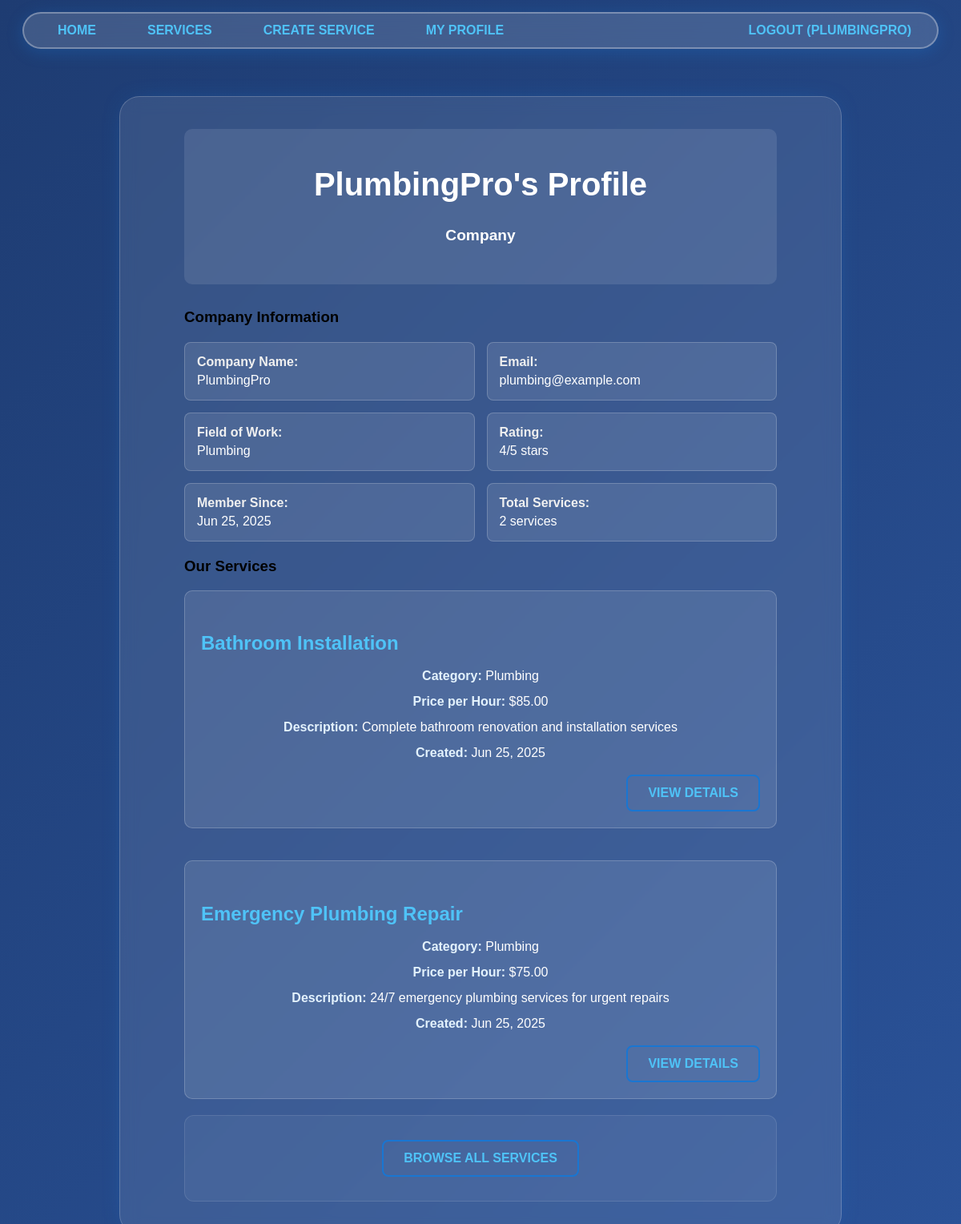
Screenshot of /company/PlumbingPro with the database file from the repository.
### users/models.py (models this page shows)
class User(AbstractUser):
    email = models.EmailField(unique=True)  # Email uniqueness validation
    is_company = models.BooleanField(default=False)  # Company user type
    is_customer = models.BooleanField(default=False)  # Customer user type

class Company(models.Model):
    FIELD_CHOICES = [
        ("Air Conditioner", "Air Conditioner"),
        ("All in One", "All in One"),  # Special company type - can create any service type
        ("Carpentry", "Carpentry"),
        ("Electricity", "Electricity"),
        ("Gardening", "Gardening"),
        ("Home Machines", "Home Machines"),
        ("Housekeeping", "Housekeeping"),
        ("Interior Design", "Interior Design"),
        ("Locks", "Locks"),
        ("Painting", "Painting"),
        ("Plumbing", "Plumbing"),
        ("Water Heaters", "Water Heaters"),
    ]
    user = models.OneToOneField(User, on_delete=models.CASCADE, primary_key=True)
    field_of_work = models.CharField(max_length=70, choices=FIELD_CHOICES)  # Required field of work
    rating = models.IntegerField(validators=[MinValueValidator(0), MaxValueValidator(5)], default=0)  # Company rating system

### services/models.py (models this page shows, shortened)
class Service(models.Model):
    FIELD_CHOICES = [
        ("Air Conditioner", "Air Conditioner"),
        ("Carpentry", "Carpentry"),
        ("Electricity", "Electricity"),
        ("Gardening", "Gardening"),
        ("Home Machines", "Home Machines"),
        ("Housekeeping", "Housekeeping"),
        ("Interior Design", "Interior Design"),
        ("Locks", "Locks"),
        ("Painting", "Painting"),
        ("Plumbing", "Plumbing"),
        ("Water Heaters", "Water Heaters"),
    ]
    company = models.ForeignKey(Company, on_delete=models.CASCADE)  # Company association
    name = models.CharField(max_length=40)  # Service name
    description = models.TextField()  # Service description
    price_hour = models.DecimalField(decimal_places=2, max_digits=8, validators=[MinValueValidator(0.00)])  # Price field
    field = models.CharField(max_length=30, choices=FIELD_CHOICES)  # Service field/category
    date_created = models.DateTimeField(auto_now_add=True)  # Date created for display

### netfix/views.py (the view)
# urls.py: path('company/<slug:name>', v.company_profile, name='company_profile')
def company_profile(request, name):
    user = get_object_or_404(User, username=name)
    if hasattr(user, 'company'):
        company = user.company
        services = Service.objects.filter(company=company).order_by("-date_created")  # Company services display
        return render(request, 'users/profile.html', {
            'user': user,  # All company information
            'company': company,  # Company details
            'services': services  # Available services
        })
    else:
        return render(request, 'users/error.html', {'message': 'User is not a company'})

### users/templates/users/profile.html (shortened to what this page needs)
{% extends 'main/base.html' %}
{% block content %}
    <div class="profile-container">
        <div class="profile-header">
            <h1>{{ user.username }}'s Profile</h1>
            <p class="profile-type">Company</p>
        </div>
        <div class="profile-info">
            <h3>Company Information</h3>
            <div class="info-grid">
                <div class="info-item">
                    <label>Company Name:</label>
                    <span>{{ user.username }}</span>
                </div>
                <div class="info-item">
                    <label>Email:</label>
                    <span>{{ user.email }}</span>
                </div>
                <div class="info-item">
                    <label>Field of Work:</label>
                    <span>{{ company.field_of_work }}</span>
                </div>
                <div class="info-item">
                    <label>Rating:</label>
                    <span>
                        {% if company.rating > 0 %}
                            {{ company.rating }}/5 stars
                        {% else %}
                            Not rated yet
                        {% endif %}
                    </span>
                </div>
                <div class="info-item">
                    <label>Member Since:</label>
                    <span>{{ user.date_joined|date:"M d, Y" }}</span>
                </div>
                <div class="info-item">
                    <label>Total Services:</label>
                    <span>{{ services.count }} service{{ services.count|pluralize }}</span>
                </div>
            </div>
        </div>
        <div class="company-services">
            <h3>Our Services</h3>
            {% if services %}
                <div class="services-list">
                    {% for service in services %}
                        <div class="service-card">
                            <h4><a href="/services/{{ service.id }}">{{ service.name }}</a></h4>
                            <div class="service-details">
                                <p><strong>Category:</strong> {{ service.field }}</p>
                                <p><strong>Price per Hour:</strong> ${{ service.price_hour }}</p>
                                <p><strong>Description:</strong> {{ service.description|truncatewords:20 }}</p>
                                <p><strong>Created:</strong> {{ service.date_created|date:"M d, Y" }}</p>
                            </div>
                            <div class="service-actions">
                                <a href="/services/{{ service.id }}" class="btn btn-secondary">View Details</a>
                            </div>
                        </div>
                    {% endfor %}
                </div>
            {% else %}
                <p class="no-services">No services created yet.</p>
                {% if user == request.user %}
                    <a href="/services/create/" class="btn btn-primary">Create Your First Service</a>
                {% endif %}
            {% endif %}
        </div>
        <div class="profile-actions">
            <a href="/services/" class="btn btn-secondary">Browse All Services</a>
        </div>
    </div>
{% endblock %}

### main/templates/main/base.html (shortened to what this page needs)
{% load static %}
<!DOCTYPE html>
<html lang="en">
  <head>
    <link
      rel="stylesheet"
      type="text/css"
      href="{% static 'css/style.css' %}"
    />
  </head>
  <body>
    {% include 'main/navbar.html' %}
    <div class='content'>
      {% block content %} replace me {% endblock %}
    </div>
  </body>
</html>

### main/templates/main/navbar.html (shortened to what this page needs)
<nav class="navbar">
    <ul>
        <li><a href="/">Home</a></li>
        <li>
            <a href="/services/">Services</a>
        </li>
        {% if user.is_authenticated %}
            {% if user.is_company %}
                <li><a href="/services/create/">Create Service</a></li>
                <li><a href="/company/{{ user.username }}">My Profile</a></li>
            {% elif user.is_customer %}
                <li><a href="/customer/{{ user.username }}">My Profile</a></li>
            {% endif %}
            <li class="last_navbar"><a href="/register/logout/">Logout ({{ user.username }})</a></li>
        {% else %}
            <li><a href="/register/">Register</a></li>
            <li class="last_navbar"><a href="/register/login/">Login</a></li>
        {% endif %}
    </ul>
</nav>

### static/css/style.css (style rules this page uses)
body { background: linear-gradient(135deg, #1e3c72 0%, #2a5298 100%); font-family: 'Lexend Exa', sans-serif; padding: 0; margin: 0; min-height: 100vh; padding-top: 120px !important; }
a { color: #4fc3f7; text-decoration: none; }
.content { background-color: rgba(255, 255, 255, 0.1); margin: 0 auto; width: 65%; padding: 20px 60px; box-shadow: 0px 0px 35px -20px #1976d2; border-radius: 25px; backdrop-filter: blur(10px); border: 1px solid rgba(255, 255, 255, 0.2); }
.content p { text-align: center; margin: 30px 0px; white-space: pre-line; color: #fff; }
.btn { display: inline-block; padding: 12px 25px; border-radius: 8px; text-decoration: none; font-weight: bold; text-transform: uppercase; transition: all 0.3s ease; border: 2px solid transparent; cursor: pointer; }
.btn-secondary { background: transparent; color: #4fc3f7; border-color: #1976d2; }
.navbar { position: fixed !important; top: 15px !important; left: 50% !important; transform: translateX(-50%) !important; box-shadow: 0 4px 20px rgba(25, 118, 210, 0.3); border: 2px solid rgba(255, 255, 255, 0.3); border-radius: 30px; animation: slide-in 1s ease-out; background: rgba(255, 255, 255, 0.15); backdrop-filter: blur(10px); width: 95%; max-width: 1200px; z-index: 1000 !important; }
.navbar ul { position: relative; display: flex; flex: 1 1 auto; margin: 0; padding: 0 30px; list-style-type: none; }
.navbar ul li:not(:last-child) { margin-right: 40px; }
.navbar ul li { border: 2px solid transparent; border-radius: 5px; padding: 10px; transition: background 0.2s; }
.navbar ul li a { color: #4fc3f7; text-decoration: none; text-transform: uppercase; transition: color 0.2s; font-weight: 600; }
.last_navbar { right: 0; position: absolute; margin-right: 20px; }
span { background-color: #3834343d; border-radius: 30px; box-shadow: 0px 0px 23px 1px #2423213d; padding: 5px 10px; margin: 5px 0px; }
.service-card { background: rgba(255,255,255,0.1); border-radius: 10px; padding: 20px; margin-bottom: 20px; border: 1px solid rgba(255,255,255,0.2); transition: transform 0.3s ease, box-shadow 0.3s ease; }
.service-card h3, .service-card h4 { color: #4fc3f7; margin-bottom: 15px; font-size: 1.5rem; }
.service-card h3 a, .service-card h4 a { color: #4fc3f7; text-decoration: none; }
.service-card p { color: #fff; margin: 8px 0; line-height: 1.5; }
.service-card p strong { color: #e3f2fd; }
.requests-list, .services-list { display: grid; gap: 20px; }
.service-actions { margin-top: 15px; text-align: right; }
.profile-container, .login-container, .create-service-container, .request-service-container { max-width: 800px; margin: 0 auto; padding: 20px; }
.profile-header, .service-header { text-align: center; margin-bottom: 30px; padding: 20px; background: rgba(255,255,255,0.1); border-radius: 10px; }
.profile-header h1, .service-header h1 { color: #fff; font-size: 2.5rem; margin-bottom: 10px; }
.profile-type, .service-category { color: #4fc3f7; font-size: 1.2rem; font-weight: bold; }
.info-grid, .detail-grid { display: grid; grid-template-columns: repeat(auto-fit, minmax(250px, 1fr)); gap: 15px; margin: 20px 0; }
.info-item, .detail-item { background: rgba(255,255,255,0.1); padding: 15px; border-radius: 8px; border: 1px solid rgba(255,255,255,0.2); }
.info-item label, .detail-item label { color: #f0f0f0; font-weight: bold; display: block; margin-bottom: 5px; }
.info-item span, .detail-item span { color: #fff; background: none; box-shadow: none; padding: 0; margin: 0; }
.profile-actions { text-align: center; padding: 30px; background: rgba(255,255,255,0.05); border-radius: 12px; border: 1px solid rgba(255,255,255,0.1); }

### rows the page displays
User: username "PLUMBINGPRO", username "PlumbingPro", email "plumbing@example.com", date_joined "Jun 25, 2025"
Company: field_of_work "Plumbing", rating "4"
Service: name "Bathroom Installation", field "Plumbing", price_hour "85.00", description "Complete bathroom renovation and installation services", date_created "Jun 25, 2025"
Service: name "Emergency Plumbing Repair", field "Plumbing", price_hour "75.00", description "24/7 emergency plumbing services for urgent repairs", date_created "Jun 25, 2025"

### other values shown
{{ services.count }} "2"
